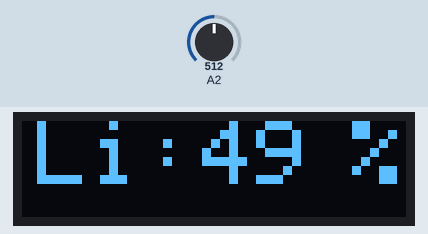
A sketch run on a simulated Arduino Nano, built with avr-gcc and run on an emulated ATmega328P. Parts: 128×32 one-colour display. The test bench sets the inputs (shaded band); at power-on: A2 = 512.

Above: at 3.2 s.
3.3 s: A2 set to 716
At 5.0 s:
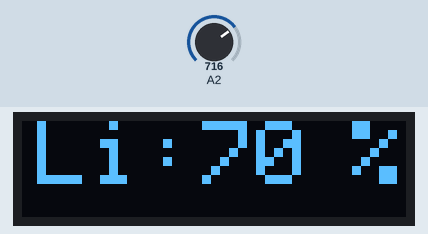
7.4 s: A2 set to 900
At 9.3 s:
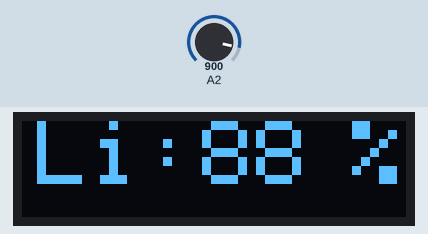
11.1 s: A2 set to 1023
At 12.9 s:
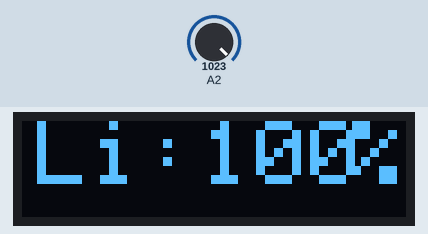
Timing chart, 0 to 14.4 s (numbered marks = the images above; inputs shaded):
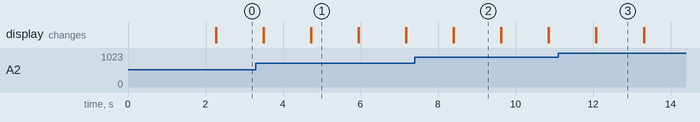

Measured:
- after the input at 3.3 s, the display: first differs from a run without the input after 1.4 s (image 1)
- after the input at 7.4 s, the display: first differs from a run without the input after 1.0 s (image 2)
- after the input at 11.1 s, the display: first differs from a run without the input after 0.99 s (image 3)
- what the display in image 1 shows lasts 1.2 s, from 4.7 s to 5.9 s

The sketch:

LDR_OLED.ino
```cpp
//BotDulars Arduino Program Kit//
//G2R Nano Bot - LDR Sensor with OLED Display Program//

#include <Adafruit_GFX.h>
#include <Adafruit_SSD1306.h>

#define SCREEN_WIDTH 128  // OLED display width, in pixels
#define SCREEN_HEIGHT 32 // OLED display height, in pixels

Adafruit_SSD1306 display(SCREEN_WIDTH, SCREEN_HEIGHT, &Wire, -1);

int light;
void setup()
{
  Serial.begin(9600);
  if (!display.begin(SSD1306_SWITCHCAPVCC, 0x3C))
  {
    Serial.println("SSD1306 allocation failed");
    while(1); //Don't proceed, loop forever
  }

  display.clearDisplay();
  display.setTextColor(WHITE);
  display.setTextSize(4);
  display.setCursor(10, 20);
  display.print("OLED");
  display.display();
  delay(2000);
  display.setTextSize(3);
}

void loop()
{
  int light_value;
  light_value = analogRead(A2);
  light = map(light_value,15,1015,0,100);
  display.clearDisplay();
  delay(200);

  display.setCursor(5, 0);
  display.println("Li:");
  display.display();
  display.setCursor(60,0);
  display.print(light);
  display.setCursor(110,0);
  display.print('%');
  display.display();
  delay(1000);
 }
```
